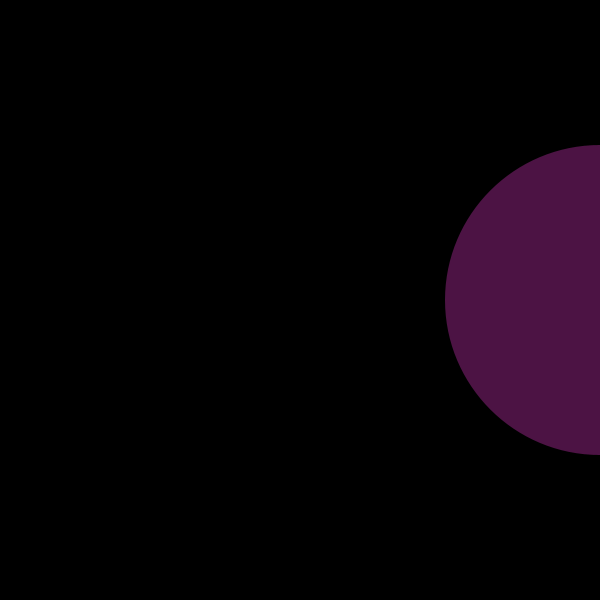
Frame 1 (no input)
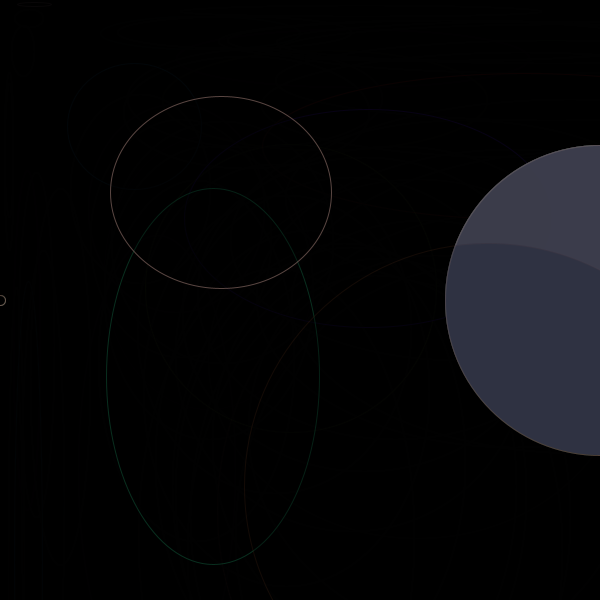
Frame 60 (the mouse pressed at the canvas centre just before this capture)
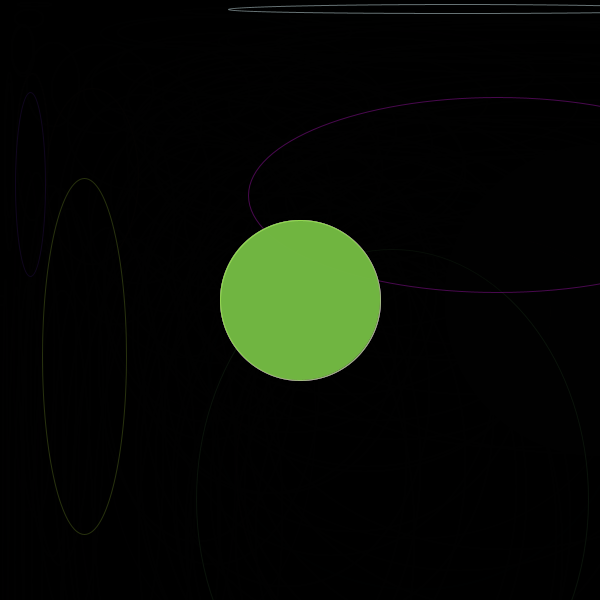
Frame 120 (the mouse held since frame 60 and released just before this capture)

The Processing sketch that drew these frames (run headless with seeded random() and noise(); from frame 60 on, the mouse is pressed at the canvas centre):

// Processing sketch: processing_109708
// ── processing_109708.pde

// Cliton Pong 11-9-2013

int x, y;
float r,g,b,a;

void setup() {
  //same height and width as the display
  size(600,600);
  frameRate(5);
  background(0);
  smooth(100);
}

void draw() {
  noStroke();
  fill(0,80);
  rect(0,0,width,height);
 
 //size of ellipses
  x = floor(random(width));
  y = floor(random(height));
  
  //stroke colour
  stroke(r,g,b,a);
  
  r = random(255);
  g = random(255);
  b = random(255);
  a = random(255);
  
  //coordinates of ellipses
  ellipse(x,y,x,y);
  print(x);
  print(',');
  println(y);
  
  //colour of the ellipse will be changed when the mouse moved 
  ellipse(mouseX, height/2, mouseY/2+10, mouseY/2+10);
  fill (r,g,b,a);
  int inverseX = width-mouseX;
  int inverseY = height-mouseY;
  ellipse(inverseX, height/2, (inverseY/2)+10, (inverseY/2)+10);
}
